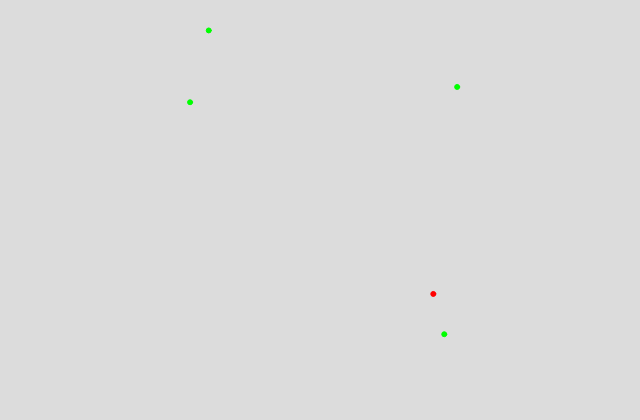
Frame 1 (no input)
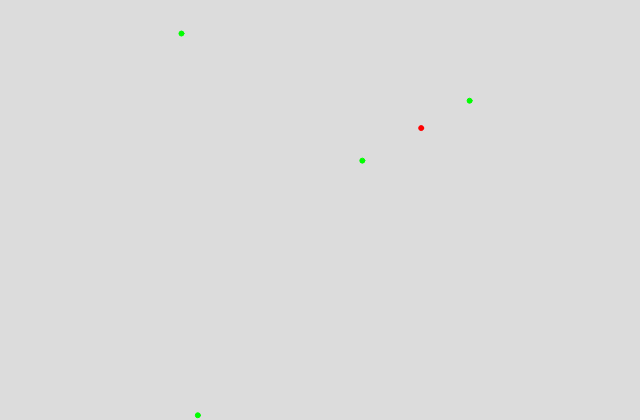
Frame 60 (no input)
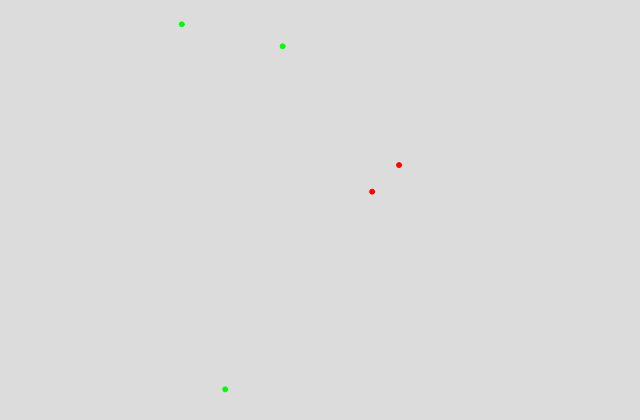
Frame 120 (the mouse pressed at the canvas centre since frame 60)

The p5.js sketch that drew these frames (run headless with seeded random() and noise() and a simulated clock; from frame 60 on, the mouse is pressed at the canvas centre):

// p5.js sketch
// ── sketch.js

class Lizard {
    constructor(x, y, m) {
        this.tx = random(0, 100);
        this.ty = random(100, 10000);

        this.position = createVector(x, y);
        this.velocity = createVector(0, 0);
        this.acceleration = createVector(0, 0);
        this.mass = m;
        this.topSpeed = 10;

        this.moving = false;
        this.scared = false;
    }

    moveSelf() {
        if (this.moving && !this.scared) {
            // would be cool if chance it stops increases when
            // it's in the sun
            // 0.1 chance it stops
            if (random() < 0.01) {
                this.moving = false;

                this.acceleration.mult(0.0);
                this.velocity.mult(0.0);
            }
        } else {
            // would be cool if chance it moves increases when
            // something is nearby
            // 0.1 chance it starts
            if (random() < 0.03) {
                this.moving = true;
            }
        }

        if (this.moving) {
            const x = map(noise(this.tx), 0, 1, -1, 1);
            const y = map(noise(this.ty), 0, 1, -1, 1);
            let a = createVector(x, y);

            this.applyForce(a);

            this.tx += 0.1;
            this.ty += 0.1;
        }
    }

    update() {
        this.velocity.add(this.acceleration);
        this.velocity.limit(this.topSpeed);
        this.position.add(this.velocity);
        this.acceleration.mult(0);
        this.checkEdges();
    }

    applyForce(force) {
        let f = p5.Vector.div(force, this.mass);
        this.acceleration.add(f);
    }

    show() {
        if (this.scared) {
            stroke(255, 0, 0);
            fill(255, 0, 0);

        } else {
            stroke(0, 255, 0);
            fill(0, 255, 0);
        }
        circle(this.position.x, this.position.y, 5);
    }

    checkEdges() {
        if (this.position.x > width) {
            this.position.x = 0;
        } else if (this.position.x < 0) {
            this.position.x = width;
        }

        if (this.position.y > height) {
            this.position.y = 0;
        } else if (this.position.y < 0) {
            this.position.y = height;
        }
    }


    repel(other) {
        let force = p5.Vector.sub(this.position, other.position);
        let distance = force.mag();
        distance = constrain(distance, 5, 25);

        let strength = (G * (this.mass * other.mass)) / (distance * distance);
        force.setMag(strength);
        force.mult(-1);

        other.applyForce(force);
    }

}

let lizards = [];
let numLizards = 5;
let SCARE_DISTANCE = 50;
let G = 1.0;

function setup() {
    createCanvas(640, 420);

    for (let i = 0; i < numLizards; i++) {
        let lizard = new Lizard(
            random(0, width),
            random(0, height),
            random(1, 3)
        );
        lizards.push(lizard);
    }
}

function draw() {
    background(220);

    for (let i = 0; i < numLizards; i++) {
        lizards[i].moveSelf();

        for (let j = 0; j < lizards.length; j++) {
            if (i !== j) {
                // repel other if they are close enough to scare each other
                let distance = p5.Vector.sub(lizards[i].position, lizards[j].position).mag();

                if (distance < SCARE_DISTANCE) {
                    lizards[j].scared = true;
                    lizards[j].moving = true;
                    lizards[i].repel(lizards[j]);
                }
            }
        }

        lizards[i].update();
        lizards[i].show();
        lizards[i].scared = false;
    }
}
